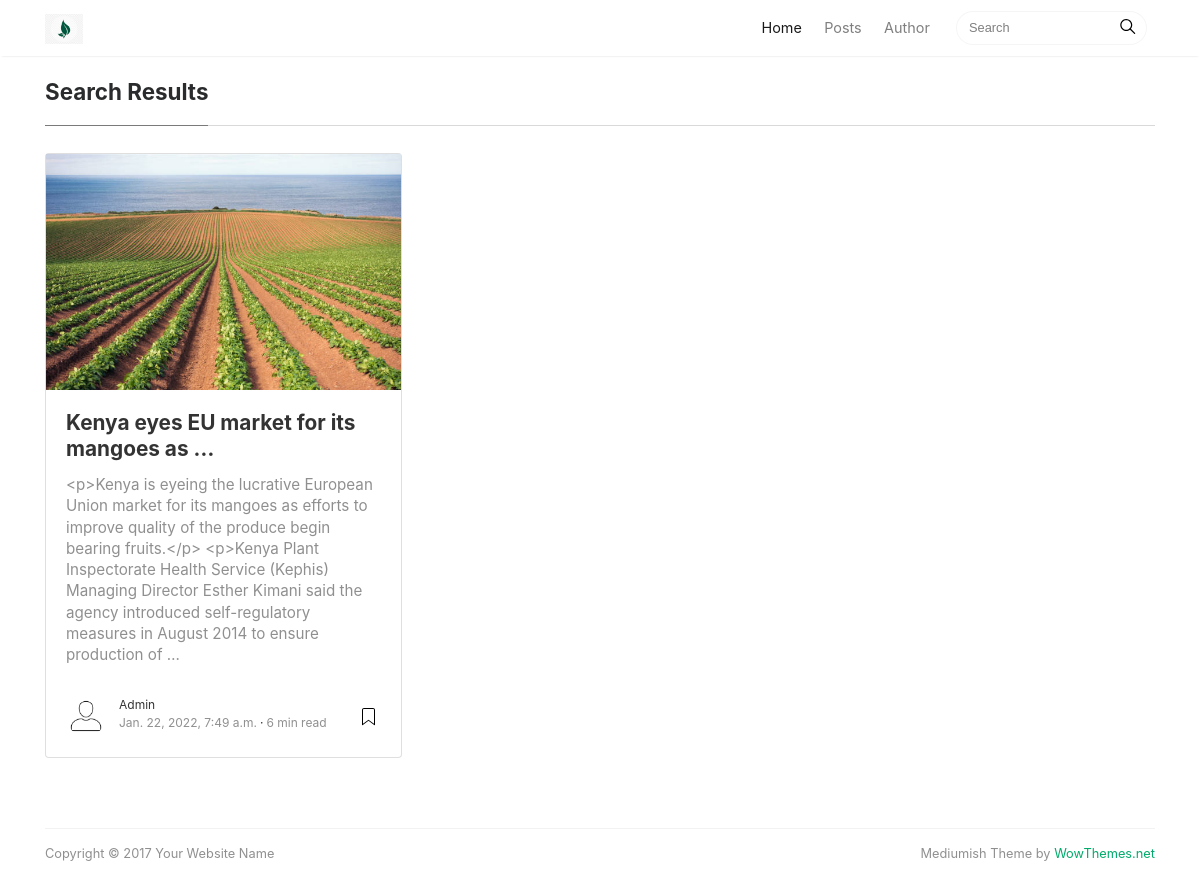
/search/, run on an earlier commit of the app's database.
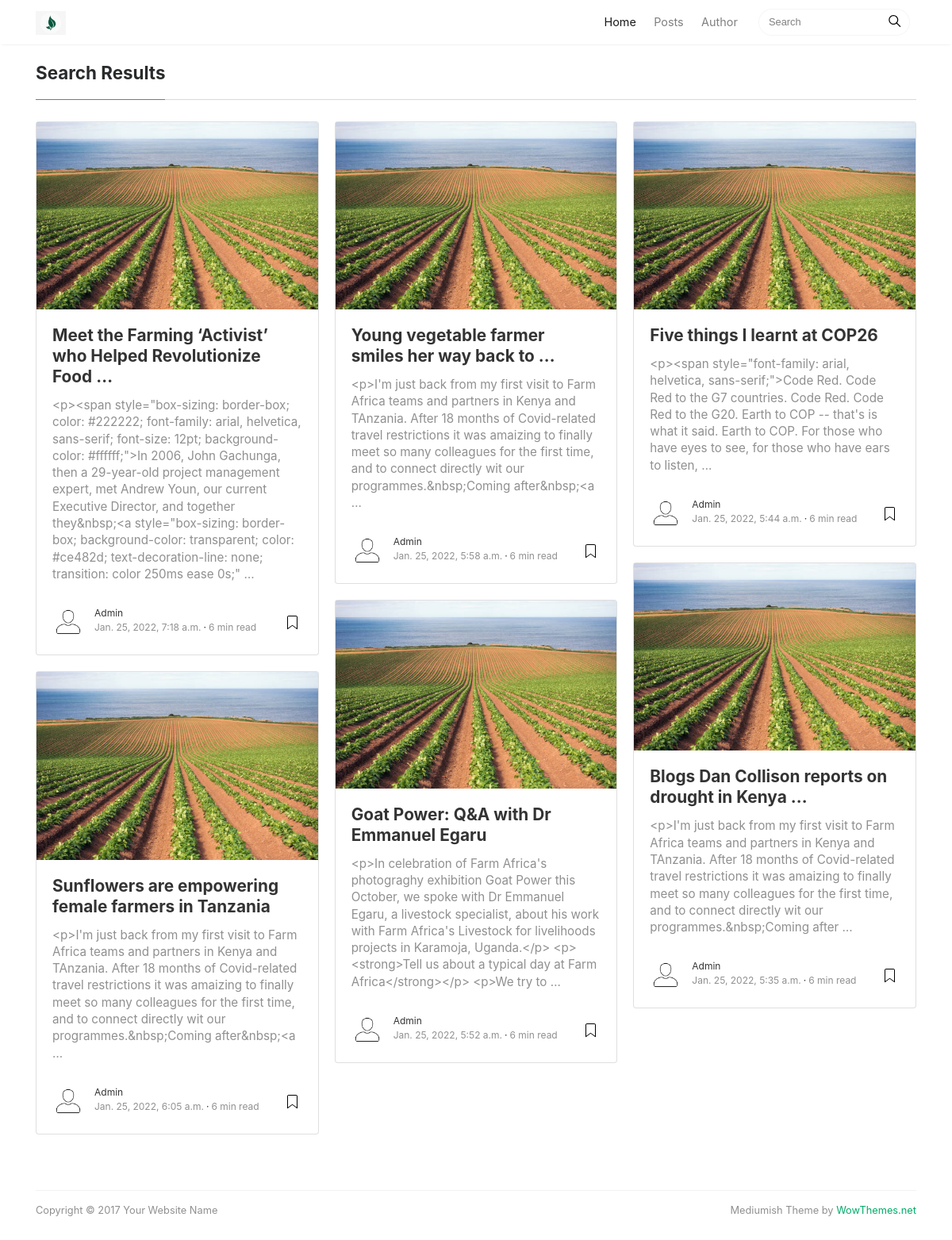
And on a later commit of the database.
### blog/models.py (models this page shows, shortened)
class Post(models.Model):
    STATUS_CHOICES = (
        ('draft', 'Draft'), ('published', 'Published')
    )
    title = models.CharField(max_length=200)
    slug = models.SlugField(max_length=200, unique_for_date= 'publish')
    author = models.ForeignKey(
        Author,
        on_delete= models.CASCADE,
        related_name= 'blog_posts'
    )
    body = models.TextField()
    tags = TaggableManager()
    thumbnail = models.ImageField(upload_to = 'uploads/')
    publish = models.DateTimeField(default=timezone.now)
    created = models.DateTimeField(auto_now_add=True)
    updated = models.DateTimeField(auto_now=True)
    featured = models.BooleanField()
    status = models.CharField(max_length=10, choices = STATUS_CHOICES, default = 'draft')
    class Meta:
        ordering = ('-publish',)
    def get_absolute_url(self):
        return reverse(
            'blog:post_detail',
            args = [
                self.publish.year,
                self.publish.month,
                self.publish.day,
                self.slug
            ]
        )

class Author(models.Model):
    user = models.OneToOneField(User, on_delete = models.CASCADE)
    profile = models.ImageField()
    def __str__(self):
        return self.user.username

### blog/views.py (the view)
# urls.py: path('search/', views.search, name = 'search'),
def search(request):
    queryset = Post.objects.all()
    query = request.GET.get('q')
    if query:
        queryset = queryset.filter(
            Q(title__icontains = query) |
            Q(body__icontains = query)
        ).distinct()
    context = {
        'queryset':queryset
    }
    return render(request, 'search_result.html', context)

### templates/search_result.html (shortened to what this page needs)
{% extends 'base.html' %}
{% load static %}
{% block content %}
<div class="container">
	<section class="recent-posts">
	<div class="section-title">
		<h2><span>Search Results</span></h2>
	</div>
	<div class="card-columns listrecent">
		{% for post in queryset %}
		<div class="card">
			<a href="{{post.get_absolute_url}}">
				<img class="img-fluid" src="{{post.thumbnail.url}}" alt="come another time">
			</a>
			<div class="card-block">
				<h2 class="card-title"><a href="{{ post.get_absolute_url }}">{{ post.title |truncatewords:8}}</a></h2>
				<h4 class="card-text">{{ post.body|truncatewords:45}}</h4>
				<div class="metafooter">
					<div class="wrapfooter">
						<span class="meta-footer-thumb">
						<a href="author.html"><img class="author-thumb" src="{{ post.author.profile.url}}" alt="Sal"></a>
						</span>
						<span class="author-meta">
						<span class="post-name"><a href="author.html">{{ post.author }}</a></span><br/>
						<span class="post-date">{{post.publish}}</span><span class="dot"></span><span class="post-read">6 min read</span>
						</span>
						<span class="post-read-more"><a href="{{ post.get_absolute_url }}" title="Read Story"></a></span>
					</div>
				</div>
			</div>
		</div>
		{% endfor %}
	</div>
	</section>
	<div class="footer">
		<p class="pull-left">
			 Copyright &copy; 2017 Your Website Name
		</p>
		<p class="pull-right">
			 Mediumish Theme by <a target="_blank" href="https://www.wowthemes.net">WowThemes.net</a>
		</p>
		<div class="clearfix">
		</div>
	</div>
</div>
{% endblock %}

What changed in the data, as far as the page shows it:
removed Post: thumbnail (picture), title "Kenya eyes EU market for its mangoes as …", body "<p>Kenya is eyeing the lucrative European Union market for its mangoes as efforts to improve quality of the produce begin bearing fruits.</p> <p>Kenya Plant Inspectorate Health Service (Kephis) Managing Director Esther Kimani said the agency introduced self-regulatory measures in August 2014 to ensure production of …", author.profile (picture), author "Admin", publish "Jan. 22, 2022, 7:49 a.m."
added Post: thumbnail (picture), title "Meet the Farming ‘Activist’ who Helped Revolutionize Food …", body "<p><span style=\"box-sizing: border-box; color: #222222; font-family: arial, helvetica, sans-serif; font-size: 12pt; background-color: #ffffff;\">In 2006, John Gachunga, then a 29-year-old project management expert, met Andrew Youn, our current Executive Director, and together they&nbsp;<a style=\"box-sizing: border-box; background-color: transparent; color: #ce482d; text-decoration-line: none; transition: color 250ms ease 0s;\" …", author.profile (picture), author "Admin", publish "Jan. 25, 2022, 7:18 a.m."
added Post: thumbnail (picture), title "Sunflowers are empowering female farmers in Tanzania", body "<p>I'm just back from my first visit to Farm Africa teams and partners in Kenya and TAnzania. After 18 months of Covid-related travel restrictions it was amaizing to finally meet so many colleagues for the first time, and to connect directly wit our programmes.&nbsp;Coming after&nbsp;<a …", author.profile (picture), author "Admin", publish "Jan. 25, 2022, 6:05 a.m."
added Post: thumbnail (picture), title "Young vegetable farmer smiles her way back to …", body "<p>I'm just back from my first visit to Farm Africa teams and partners in Kenya and TAnzania. After 18 months of Covid-related travel restrictions it was amaizing to finally meet so many colleagues for the first time, and to connect directly wit our programmes.&nbsp;Coming after&nbsp;<a …", author.profile (picture), author "Admin", publish "Jan. 25, 2022, 5:58 a.m."
added Post: thumbnail (picture), title "Goat Power: Q&A with Dr Emmanuel Egaru", body "<p>In celebration of Farm Africa's photograghy exhibition Goat Power this October, we spoke with Dr Emmanuel Egaru, a livestock specialist, about his work with Farm Africa's Livestock for livelihoods projects in Karamoja, Uganda.</p> <p><strong>Tell us about a typical day at Farm Africa</strong></p> <p>We try to …", author.profile (picture), author "Admin", publish "Jan. 25, 2022, 5:52 a.m."
added Post: thumbnail (picture), title "Five things I learnt at COP26", body "<p><span style=\"font-family: arial, helvetica, sans-serif;\">Code Red. Code Red to the G7 countries. Code Red. Code Red to the G20. Earth to COP -- that's is what it said. Earth to COP. For those who have eyes to see, for those who have ears to listen, …", author.profile (picture), author "Admin", publish "Jan. 25, 2022, 5:44 a.m."
added Post: thumbnail (picture), title "Blogs Dan Collison reports on drought in Kenya …", body "<p>I'm just back from my first visit to Farm Africa teams and partners in Kenya and TAnzania. After 18 months of Covid-related travel restrictions it was amaizing to finally meet so many colleagues for the first time, and to connect directly wit our programmes.&nbsp;Coming after …", author.profile (picture), author "Admin", publish "Jan. 25, 2022, 5:35 a.m."
